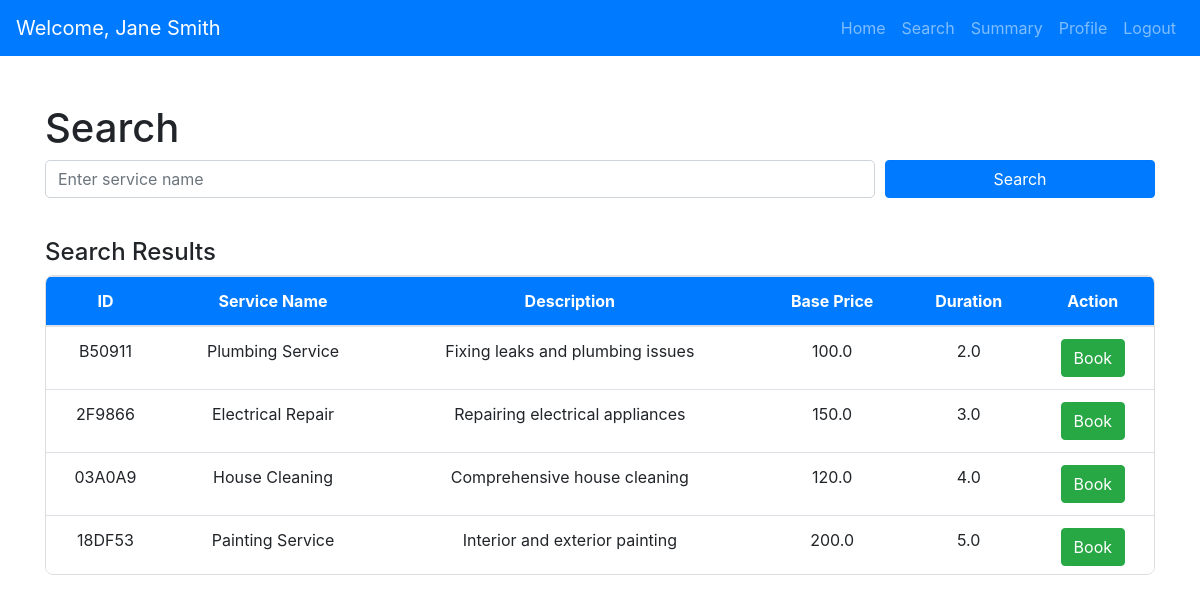
Screenshot of /customer_search (signed in) with the database file from the repository.
### models.py (models this page shows, shortened)
class User(db.Model):
    __tablename__ = 'users'
    id = db.Column(db.String(6), primary_key=True, default=generate_unique_id, unique=True)
    name = db.Column(db.String(150), nullable=False)
    email = db.Column(db.String(150), unique=True, nullable=False)
    _password = db.Column("password", db.String(500), nullable=False)
    address = db.Column(db.String(300), nullable=True)
    pincode = db.Column(db.String(10), nullable=True)
    phone_number = db.Column(db.String(15), nullable=True)
    role = db.Column(db.String(50), nullable=False)  # Customer or Professional
    __mapper_args__ = {
    'polymorphic_identity': 'user',
    'polymorphic_on': role,  # This allows loading unknown roles without crashing
    }
    @property
    def password(self):
        raise AttributeError("Password is not readable!")
    @password.setter
    def password(self, password):
        self._password = generate_password_hash(password, method="pbkdf2:sha256")

class Service(db.Model):
    __tablename__ = 'services'
    id = db.Column(db.String(6), primary_key=True, default=generate_unique_id, unique=True)
    service_name = db.Column(db.String(100), nullable=False)
    service_description = db.Column(db.Text, nullable=True)
    price = db.Column(db.Float, nullable=False)
    duration = db.Column(db.Float, nullable=True)  # Use Float if you need fractional hours # Add duration (only date) column
    requests = db.relationship('Request', back_populates='service', lazy=True, passive_deletes=True)

### app.py (the view)
@app.route('/customer_search', methods=['GET'])
def customer_search():
    customer_id = session.get('user_id')
    customer = Customer.query.get(customer_id)
    search_query = request.args.get('search_query', '')
    query = Service.query
    if search_query:
        query = query.filter(Service.service_name.contains(search_query) | Service.service_description.contains(search_query))
    filtered_services = query.all()
    return render_template(
        'customer/customer_search.html',
        customer=customer,
        search_query=search_query,
        filtered_services=filtered_services
    )

### templates/customer/customer_search.html (shortened to what this page needs)
<!DOCTYPE html>
<html lang="en">
<head>
    <link href="https://stackpath.bootstrapcdn.com/bootstrap/4.5.2/css/bootstrap.min.css" rel="stylesheet">
</head>
<body>
    {% extends 'base.html' %}
    {% block navbar %}
        {% include 'navbars/customer_navbar.html' %}
    {% endblock %}
    {% block content %}
    <div class="container mt-5">
        <h1>Search</h1>
        <form method="GET" action="{{ url_for('customer_search') }}">
            <div class="form-row">
                <div class="form-group col-md-9">
                    <input type="text" class="form-control" id="search_query" name="search_query" value="{{ search_query }}" placeholder="Enter service name">
                </div>
                <div class="form-group col-md-3 align-self-end">
                    <button type="submit" class="btn btn-primary btn-block">Search</button>
                </div>
            </div>
        </form>
        {% if filtered_services %}
            <div class="container-box mt-4">
                <h4>Search Results</h4>
                <div class="table-container">
                    <table class="table table-hover">
                        <thead>
                            <tr>
                                <th>ID</th>
                                <th>Service Name</th>
                                <th>Description</th>
                                <th>Base Price</th>
                                <th>Duration</th>
                                <th>Action</th>
                            </tr>
                        </thead>
                        <tbody>
                            {% for service in filtered_services %}
                            <tr>
                                <td>{{ service.id }}</td>
                                <td>{{ service.service_name }}</td>
                                <td>{{ service.service_description }}</td>
                                <td>{{ service.price }}</td>
                                <td>{{ service.duration }}</td>
                                <td>
                                    <button type="button" class="btn btn-success" data-toggle="modal"           data-target="#bookServiceModal"
                                        data-service-id="{{ service.id }}" data-service-name="{{ service.service_name }}"
                                        data-description="{{ service.service_description }}" data-base-price="{{ service.price }}"
                                        data-duration="{{ service.duration }}">
                                    Book
                                </button>
                                </td>
                            </tr>
                            {% endfor %}
                        </tbody>
                    </table>
                </div>
            </div>
        {% else %}
            <div class="alert alert-info mt-4">No results found.</div>
        {% endif %}
    </div>
    {% include 'customer/book_service.html' %}
    {% endblock %}

### templates/navbars/customer_navbar.html (shortened to what this page needs)
<!DOCTYPE html>
<html lang="en">
<head>
    <link href="https://stackpath.bootstrapcdn.com/bootstrap/4.5.2/css/bootstrap.min.css" rel="stylesheet">
</head>
<body>
    <nav class="navbar navbar-expand-lg navbar-dark bg-primary">
        <a class="navbar-brand" href="{{ url_for('customer_dashboard') }}">Welcome, {{ customer.name }}</a>
        <div class="collapse navbar-collapse" id="navbarNav">
            <ul class="navbar-nav ml-auto">
                <li class="nav-item"><a class="nav-link" href="{{ url_for('customer_dashboard') }}">Home</a></li>
              <li class="nav-item"><a class="nav-link" href="{{ url_for('customer_search') }}">Search</a></li>
              <li class="nav-item"><a class="nav-link" href="{{ url_for('customer_summary') }}">Summary</a></li>
              <li class="nav-item"><a class="nav-link" href="{{ url_for('customer_profile') }}">Profile</a>
              </li>
              <li class="nav-item"><a class="nav-link" href="{{ url_for('logout') }}">Logout</a></li>
            </ul>
        </div>
    </nav>
</body>
</html>

### templates/customer/customer_search.html (style rules this page uses)
body { font-family: Arial, sans-serif; background: #f7f8fc; margin: 0; padding: 0; }
.table-container { overflow-y: auto; max-height: 300px; border: 1px solid #ddd; border-radius: 8px; }
.table { width: 100%; border-collapse: collapse; }
.table th { background-color: #007bff !important; color: white !important; position: sticky; top: 0; z-index: 2; text-align: center; }
.table td { text-align: center; vertical-align: middle; }

### templates/customer/book_service.html (style rules this page uses)
.form-control { border-radius: 5px; box-shadow: none; border: 1px solid #ced4da; }
.btn-primary { background-color: #007bff; border-color: #007bff; }

### rows the page displays
User: name "Jane Smith"
Service: id "B50911", service_name "Plumbing Service", service_description "Fixing leaks and plumbing issues", price "100.0", duration "2.0"
Service: id "2F9866", service_name "Electrical Repair", service_description "Repairing electrical appliances", price "150.0", duration "3.0"
Service: id "03A0A9", service_name "House Cleaning", service_description "Comprehensive house cleaning", price "120.0", duration "4.0"
Service: id "18DF53", service_name "Painting Service", service_description "Interior and exterior painting", price "200.0", duration "5.0"
